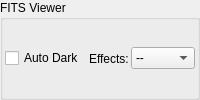
        <widget class="QGroupBox" name="groupBox_2">
         <property name="title">
          <string>FITS Viewer</string>
         </property>
         <layout class="QHBoxLayout" name="horizontalLayout_8">
          <property name="spacing">
           <number>2</number>
          </property>
          <property name="leftMargin">
           <number>2</number>
          </property>
          <property name="topMargin">
           <number>2</number>
          </property>
          <property name="rightMargin">
           <number>2</number>
          </property>
          <property name="bottomMargin">
           <number>2</number>
          </property>
          <item>
           <widget class="QCheckBox" name="darkSubCheck">
            <property name="sizePolicy">
             <sizepolicy hsizetype="Minimum" vsizetype="Fixed">
              <horstretch>0</horstretch>
              <verstretch>0</verstretch>
             </sizepolicy>
            </property>
            <property name="toolTip">
             <string>Perform automatic dark subtraction in preview mode</string>
            </property>
            <property name="text">
             <string>Auto Dark </string>
            </property>
            <property name="checked">
             <bool>false</bool>
            </property>
           </widget>
          </item>
          <item>
           <layout class="QHBoxLayout" name="horizontalLayout_5">
            <property name="spacing">
             <number>2</number>
            </property>
            <item>
             <widget class="QLabel" name="label_8">
              <property name="toolTip">
               <string>Apply effect to image after capture to enhance it</string>
              </property>
              <property name="text">
               <string>Effects:</string>
              </property>
             </widget>
            </item>
            <item>
             <widget class="QComboBox" name="filterCombo">
              <property name="sizePolicy">
               <sizepolicy hsizetype="MinimumExpanding" vsizetype="Fixed">
                <horstretch>0</horstretch>
                <verstretch>0</verstretch>
               </sizepolicy>
              </property>
              <item>
               <property name="text">
                <string>--</string>
               </property>
              </item>
             </widget>
            </item>
           </layout>
          </item>
         </layout>
        </widget>
